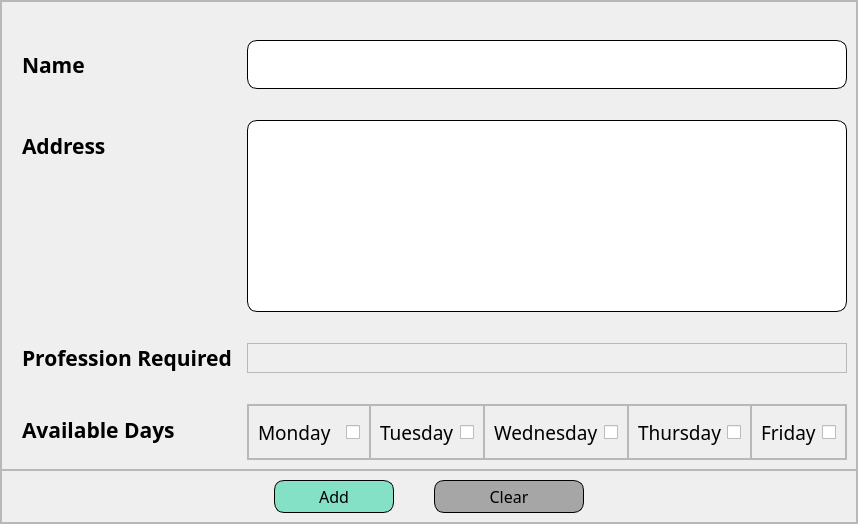
                              <widget class="QWidget" name="add_patient_page">
                               <layout class="QVBoxLayout" name="verticalLayout_54">
                                <property name="spacing">
                                 <number>0</number>
                                </property>
                                <property name="leftMargin">
                                 <number>0</number>
                                </property>
                                <property name="topMargin">
                                 <number>0</number>
                                </property>
                                <property name="rightMargin">
                                 <number>0</number>
                                </property>
                                <property name="bottomMargin">
                                 <number>0</number>
                                </property>
                                <item>
                                 <widget class="QFrame" name="add_patient_page_frame">
                                  <property name="frameShape">
                                   <enum>QFrame::StyledPanel</enum>
                                  </property>
                                  <property name="frameShadow">
                                   <enum>QFrame::Raised</enum>
                                  </property>
                                  <layout class="QVBoxLayout" name="verticalLayout_55">
                                   <property name="spacing">
                                    <number>0</number>
                                   </property>
                                   <property name="leftMargin">
                                    <number>0</number>
                                   </property>
                                   <property name="topMargin">
                                    <number>0</number>
                                   </property>
                                   <property name="rightMargin">
                                    <number>0</number>
                                   </property>
                                   <property name="bottomMargin">
                                    <number>0</number>
                                   </property>
                                   <item>
                                    <widget class="QFrame" name="add_patient_details_content_frame">
                                     <property name="frameShape">
                                      <enum>QFrame::StyledPanel</enum>
                                     </property>
                                     <property name="frameShadow">
                                      <enum>QFrame::Raised</enum>
                                     </property>
                                     <layout class="QFormLayout" name="formLayout_8">
                                      <property name="formAlignment">
                                       <set>Qt::AlignLeading|Qt::AlignLeft|Qt::AlignTop</set>
                                      </property>
                                      <property name="horizontalSpacing">
                                       <number>15</number>
                                      </property>
                                      <property name="verticalSpacing">
                                       <number>31</number>
                                      </property>
                                      <property name="leftMargin">
                                       <number>20</number>
                                      </property>
                                      <property name="topMargin">
                                       <number>38</number>
                                      </property>
                                      <item row="0" column="0">
                                       <widget class="QLabel" name="patient_name_label">
                                        <property name="font">
                                         <font>
                                          <family>Tw Cen MT</family>
                                          <pointsize>16</pointsize>
                                          <weight>75</weight>
                                          <bold>true</bold>
                                         </font>
                                        </property>
                                        <property name="text">
                                         <string>Name</string>
                                        </property>
                                       </widget>
                                      </item>
                                      <item row="0" column="1">
                                       <widget class="QLineEdit" name="patient_name_text">
                                        <property name="minimumSize">
                                         <size>
                                          <width>0</width>
                                          <height>49</height>
                                         </size>
                                        </property>
                                        <property name="font">
                                         <font>
                                          <pointsize>12</pointsize>
                                         </font>
                                        </property>
                                        <property name="styleSheet">
                                         <string notr="true">background-color: rgb(255, 255, 255);;
border-style: outset;
border-width: 1px;
border-radius: 10px;
border-color: black;
padding: 4px;
</string>
                                        </property>
                                       </widget>
                                      </item>
                                      <item row="1" column="0">
                                       <widget class="QLabel" name="patient_addr_label">
                                        <property name="font">
                                         <font>
                                          <family>Tw Cen MT</family>
                                          <pointsize>16</pointsize>
                                          <weight>75</weight>
                                          <bold>true</bold>
                                         </font>
                                        </property>
                                        <property name="text">
                                         <string>Address</string>
                                        </property>
                                       </widget>
                                      </item>
                                      <item row="1" column="1">
                                       <widget class="QTextEdit" name="patient_addr_text">
                                        <property name="font">
                                         <font>
                                          <pointsize>12</pointsize>
                                         </font>
                                        </property>
                                        <property name="styleSheet">
                                         <string notr="true">background-color: rgb(255, 255, 255);;
border-style: outset;
border-width: 1px;
border-radius: 10px;
border-color: black;
padding: 4px;
</string>
                                        </property>
                                       </widget>
                                      </item>
                                      <item row="4" column="0">
                                       <widget class="QLabel" name="avl_days_label_patient">
                                        <property name="font">
                                         <font>
                                          <family>Tw Cen MT</family>
                                          <pointsize>16</pointsize>
                                          <weight>75</weight>
                                          <bold>true</bold>
                                         </font>
                                        </property>
                                        <property name="text">
                                         <string>Available Days</string>
                                        </property>
                                       </widget>
                                      </item>
                                      <item row="4" column="1">
                                       <widget class="QFrame" name="avl_days_opt_frame_patient">
                                        <property name="minimumSize">
                                         <size>
                                          <width>0</width>
                                          <height>0</height>
                                         </size>
                                        </property>
                                        <property name="maximumSize">
                                         <size>
                                          <width>800</width>
                                          <height>16777215</height>
                                         </size>
                                        </property>
                                        <property name="frameShape">
                                         <enum>QFrame::StyledPanel</enum>
                                        </property>
                                        <property name="frameShadow">
                                         <enum>QFrame::Raised</enum>
                                        </property>
                                        <layout class="QHBoxLayout" name="horizontalLayout_27">
                                         <property name="spacing">
                                          <number>0</number>
                                         </property>
                                         <property name="leftMargin">
                                          <number>0</number>
                                         </property>
                                         <property name="topMargin">
                                          <number>0</number>
                                         </property>
                                         <property name="rightMargin">
                                          <number>0</number>
                                         </property>
                                         <property name="bottomMargin">
                                          <number>0</number>
                                         </property>
                                         <item>
                                          <widget class="QFrame" name="avl_mon_frame_patient">
                                           <property name="minimumSize">
                                            <size>
                                             <width>0</width>
                                             <height>0</height>
                                            </size>
                                           </property>
                                           <property name="maximumSize">
                                            <size>
                                             <width>16777215</width>
                                             <height>16777215</height>
                                            </size>
                                           </property>
                                           <property name="frameShape">
                                            <enum>QFrame::StyledPanel</enum>
                                           </property>
                                           <property name="frameShadow">
                                            <enum>QFrame::Raised</enum>
                                           </property>
                                           <layout class="QHBoxLayout" name="horizontalLayout_28">
                                            <property name="spacing">
                                             <number>15</number>
                                            </property>
                                            <item>
                                             <widget class="QLabel" name="avl_mon_label_patient">
                                              <property name="font">
                                               <font>
                                                <family>Tw Cen MT</family>
                                                <pointsize>14</pointsize>
                                               </font>
                                              </property>
                                              <property name="text">
                                               <string>Monday</string>
                                              </property>
                                             </widget>
                                            </item>
                                            <item>
                                             <widget class="QCheckBox" name="mon_check_patient">
                                              <property name="minimumSize">
                                               <size>
                                                <width>0</width>
                                                <height>34</height>
                                               </size>
                                              </property>
                                              <property name="text">
                                               <string/>
                                              </property>
                                             </widget>
                                            </item>
                                           </layout>
                                          </widget>
                                         </item>
                                         <item>
                                          <widget class="QFrame" name="avl_tue_frame_patient">
                                           <property name="maximumSize">
                                            <size>
                                             <width>16777215</width>
                                             <height>16777215</height>
                                            </size>
                                           </property>
                                           <property name="frameShape">
                                            <enum>QFrame::StyledPanel</enum>
                                           </property>
                                           <property name="frameShadow">
                                            <enum>QFrame::Raised</enum>
                                           </property>
                                           <layout class="QFormLayout" name="formLayout_9">
                                            <item row="0" column="1">
                                             <widget class="QCheckBox" name="tue_check_patient">
                                              <property name="minimumSize">
                                               <size>
                                                <width>0</width>
                                                <height>34</height>
                                               </size>
                                              </property>
                                              <property name="text">
                                               <string/>
                                              </property>
                                             </widget>
                                            </item>
                                            <item row="0" column="0">
                                             <widget class="QLabel" name="avl_tue_label_patient">
                                              <property name="font">
                                               <font>
                                                <family>Tw Cen MT</family>
                                                <pointsize>14</pointsize>
                                               </font>
                                              </property>
                                              <property name="text">
                                               <string>Tuesday</string>
                                              </property>
                                             </widget>
                                            </item>
                                           </layout>
                                          </widget>
                                         </item>
                                         <item>
                                          <widget class="QFrame" name="avl_wed_frame_patient">
                                           <property name="maximumSize">
                                            <size>
                                             <width>16777215</width>
                                             <height>16777215</height>
                                            </size>
                                           </property>
                                           <property name="frameShape">
                                            <enum>QFrame::StyledPanel</enum>
                                           </property>
                                           <property name="frameShadow">
                                            <enum>QFrame::Raised</enum>
                                           </property>
                                           <layout class="QFormLayout" name="formLayout_10">
                                            <item row="0" column="0">
                                             <widget class="QLabel" name="avl_wed_label_patient">
                                              <property name="font">
                                               <font>
                                                <family>Tw Cen MT</family>
                                                <pointsize>14</pointsize>
                                                <weight>50</weight>
                                                <bold>false</bold>
                                               </font>
                                              </property>
                                              <property name="text">
                                               <string>Wednesday</string>
                                              </property>
                                             </widget>
                                            </item>
                                            <item row="0" column="1">
                                             <widget class="QCheckBox" name="wed_check_patient">
                                              <property name="minimumSize">
                                               <size>
                                                <width>0</width>
                                                <height>34</height>
                                               </size>
                                              </property>
                                              <property name="text">
                                               <string/>
                                              </property>
                                             </widget>
                                            </item>
                                           </layout>
                                          </widget>
                                         </item>
                                         <item>
                                          <widget class="QFrame" name="avl_thur_frame_patient">
                                           <property name="maximumSize">
                                            <size>
                                             <width>16777215</width>
                                             <height>16777215</height>
                                            </size>
                                           </property>
                                           <property name="frameShape">
                                            <enum>QFrame::StyledPanel</enum>
                                           </property>
                                           <property name="frameShadow">
                                            <enum>QFrame::Raised</enum>
                                           </property>
                                           <layout class="QFormLayout" name="formLayout_11">
                                            <item row="0" column="0">
                                             <widget class="QLabel" name="avl_thur_label_patient">
                                              <property name="font">
                                               <font>
                                                <family>Tw Cen MT</family>
                                                <pointsize>14</pointsize>
                                               </font>
                                              </property>
                                              <property name="text">
                                               <string>Thursday</string>
                                              </property>
                                             </widget>
                                            </item>
                                            <item row="0" column="1">
                                             <widget class="QCheckBox" name="thur_check_patient">
                                              <property name="minimumSize">
                                               <size>
                                                <width>0</width>
                                                <height>34</height>
                                               </size>
                                              </property>
                                              <property name="text">
                                               <string/>
                                              </property>
                                             </widget>
                                            </item>
                                           </layout>
                                          </widget>
                                         </item>
                                         <item>
                                          <widget class="QFrame" name="avl_fri_frame_patient">
                                           <property name="maximumSize">
                                            <size>
                                             <width>16777215</width>
                                             <height>16777215</height>
                                            </size>
                                           </property>
                                           <property name="frameShape">
                                            <enum>QFrame::StyledPanel</enum>
                                           </property>
                                           <property name="frameShadow">
                                            <enum>QFrame::Raised</enum>
                                           </property>
                                           <layout class="QFormLayout" name="formLayout_12">
                                            <item row="0" column="0">
                                             <widget class="QLabel" name="avl_fri_label_patient">
                                              <property name="font">
                                               <font>
                                                <family>Tw Cen MT</family>
                                                <pointsize>14</pointsize>
                                               </font>
                                              </property>
                                              <property name="text">
                                               <string>Friday</string>
                                              </property>
                                             </widget>
                                            </item>
                                            <item row="0" column="1">
                                             <widget class="QCheckBox" name="fri_check_patient">
                                              <property name="minimumSize">
                                               <size>
                                                <width>0</width>
                                                <height>34</height>
                                               </size>
                                              </property>
                                              <property name="text">
                                               <string/>
                                              </property>
                                             </widget>
                                            </item>
                                           </layout>
                                          </widget>
                                         </item>
                                        </layout>
                                       </widget>
                                      </item>
                                      <item row="3" column="0">
                                       <widget class="QLabel" name="patient_prof_label">
                                        <property name="font">
                                         <font>
                                          <family>Tw Cen MT</family>
                                          <pointsize>16</pointsize>
                                          <weight>75</weight>
                                          <bold>true</bold>
                                         </font>
                                        </property>
                                        <property name="text">
                                         <string>Profession Required</string>
                                        </property>
                                       </widget>
                                      </item>
                                      <item row="3" column="1">
                                       <widget class="QFrame" name="prof_reqd_frame">
                                        <property name="minimumSize">
                                         <size>
                                          <width>0</width>
                                          <height>0</height>
                                         </size>
                                        </property>
                                        <property name="frameShape">
                                         <enum>QFrame::StyledPanel</enum>
                                        </property>
                                        <property name="frameShadow">
                                         <enum>QFrame::Raised</enum>
                                        </property>
                                        <layout class="QHBoxLayout" name="horizontalLayout_23">
                                         <property name="spacing">
                                          <number>0</number>
                                         </property>
                                         <property name="leftMargin">
                                          <number>0</number>
                                         </property>
                                         <property name="topMargin">
                                          <number>0</number>
                                         </property>
                                         <property name="rightMargin">
                                          <number>0</number>
                                         </property>
                                         <property name="bottomMargin">
                                          <number>0</number>
                                         </property>
                                        </layout>
                                       </widget>
                                      </item>
                                     </layout>
                                    </widget>
                                   </item>
                                   <item>
                                    <widget class="QFrame" name="bottom_button_frame_patient">
                                     <property name="frameShape">
                                      <enum>QFrame::StyledPanel</enum>
                                     </property>
                                     <property name="frameShadow">
                                      <enum>QFrame::Raised</enum>
                                     </property>
                                     <layout class="QHBoxLayout" name="horizontalLayout_30">
                                      <property name="spacing">
                                       <number>40</number>
                                      </property>
                                      <item>
                                       <spacer name="horizontalSpacer_4">
                                        <property name="orientation">
                                         <enum>Qt::Horizontal</enum>
                                        </property>
                                        <property name="sizeHint" stdset="0">
                                         <size>
                                          <width>40</width>
                                          <height>20</height>
                                         </size>
                                        </property>
                                       </spacer>
                                      </item>
                                      <item>
                                       <widget class="QPushButton" name="add_patient_button">
                                        <property name="minimumSize">
                                         <size>
                                          <width>120</width>
                                          <height>0</height>
                                         </size>
                                        </property>
                                        <property name="font">
                                         <font>
                                          <family>Lexend Deca</family>
                                          <pointsize>12</pointsize>
                                         </font>
                                        </property>
                                        <property name="cursor">
                                         <cursorShape>PointingHandCursor</cursorShape>
                                        </property>
                                        <property name="styleSheet">
                                         <string notr="true">QPushButton{
background-color:rgb(132, 225, 197);
border-style: outset;
border-width: 1px;
border-radius: 10px;
border-color: black;
padding: 4px;
}
QPushButton:hover{
background-color:rgb(116, 197, 171);
}</string>
                                        </property>
                                        <property name="text">
                                         <string>Add</string>
                                        </property>
                                       </widget>
                                      </item>
                                      <item>
                                       <widget class="QPushButton" name="clear__patient_button">
                                        <property name="minimumSize">
                                         <size>
                                          <width>150</width>
                                          <height>0</height>
                                         </size>
                                        </property>
                                        <property name="font">
                                         <font>
                                          <family>Lexend Deca</family>
                                          <pointsize>12</pointsize>
                                         </font>
                                        </property>
                                        <property name="cursor">
                                         <cursorShape>PointingHandCursor</cursorShape>
                                        </property>
                                        <property name="styleSheet">
                                         <string notr="true">QPushButton{
background-color:rgb(166, 166, 166);
border-style: outset;
border-width: 1px;
border-radius: 10px;
border-color: black;
padding: 4px;
}
QPushButton:hover{
background-color:rgb(161, 161, 161);
}</string>
                                        </property>
                                        <property name="text">
                                         <string>Clear</string>
                                        </property>
                                       </widget>
                                      </item>
                                      <item>
                                       <spacer name="horizontalSpacer_5">
                                        <property name="orientation">
                                         <enum>Qt::Horizontal</enum>
                                        </property>
                                        <property name="sizeHint" stdset="0">
                                         <size>
                                          <width>40</width>
                                          <height>20</height>
                                         </size>
                                        </property>
                                       </spacer>
                                      </item>
                                     </layout>
                                    </widget>
                                   </item>
                                  </layout>
                                 </widget>
                                </item>
                               </layout>
                              </widget>
